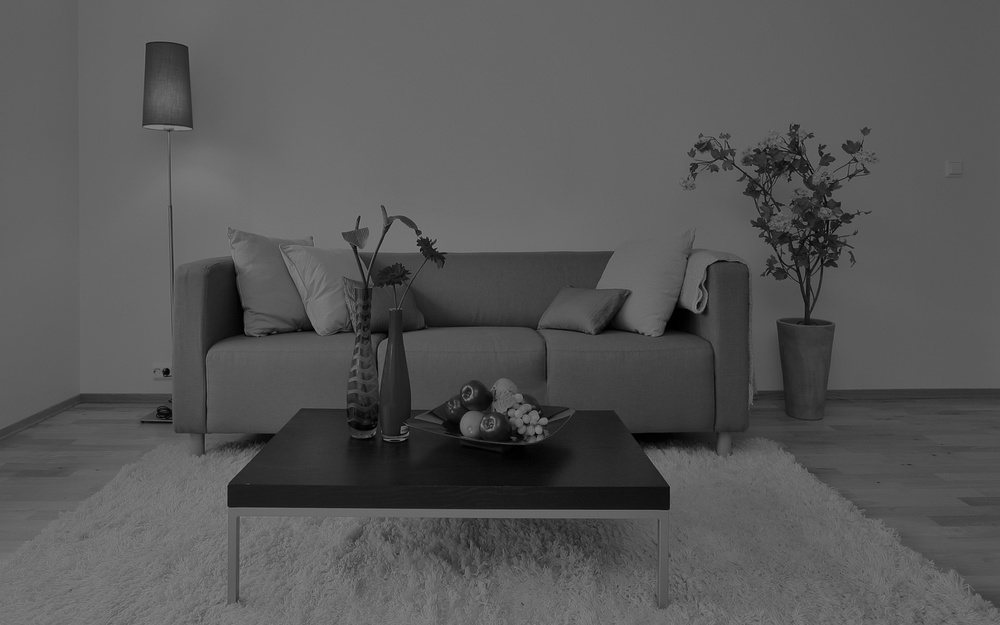
#> input picture 7_2.jpg, 1000 x 625 px, shrunk from 1920 x 1200 before the run
$ python tp1.py
#> lines starting #> are read from the running program, lines starting #| are printed output that depends on the picture
import cv2
import numpy as np


#img2 = cv2.imread("image1.jpg", cv2.IMREAD_GRAYSCALE)
img2 = cv2.imread("7_2.jpg", cv2.IMREAD_GRAYSCALE)
#> img2 is the input picture: shape (625, 1000); min 0, max 141, mean 86.9
if img2 is None:
    print("Erreur de chargement")
    exit(0)

#image en couleur=> 3D (h,w,c)
#image niv degre=> 2D  (h,w)

h, w = img2.shape
#> h = 625; w = 1000
print(h,w, img2[10, 10])
#| 625 1000 95

#img = np.zeros(img2.shape, np.uint8)

imgResult = np.zeros(img2.shape, img2.dtype)
#img[100:300, 100:300] = 128

print(img2.dtype)
#| uint8
#cv2.imshow("image1",imgResult)
#cv2.imshow("image2",img2)


for y in range(img2.shape[0]):
    for x in range(img2.shape[1]):
        imgResult[y,x] = 255- img2[y,x]
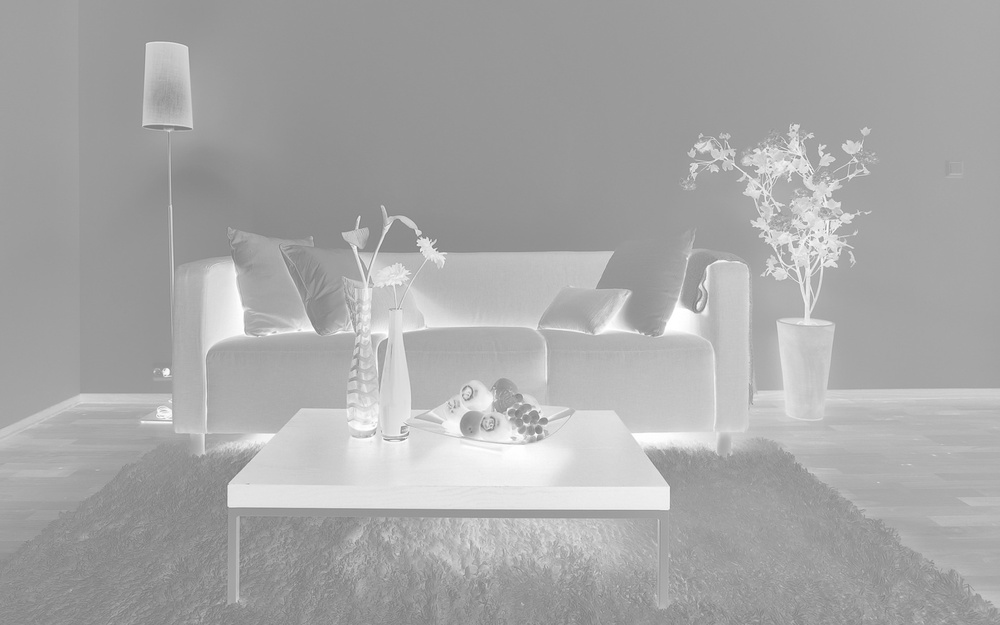
#> imgResult: shape (625, 1000); min 114, max 255, mean 168.1


cv2.imshow("image1",imgResult)
cv2.waitKey(0)
cv2.destroyAllWindows()

$ run again, with jardin.jpg copied over 7_2.jpg
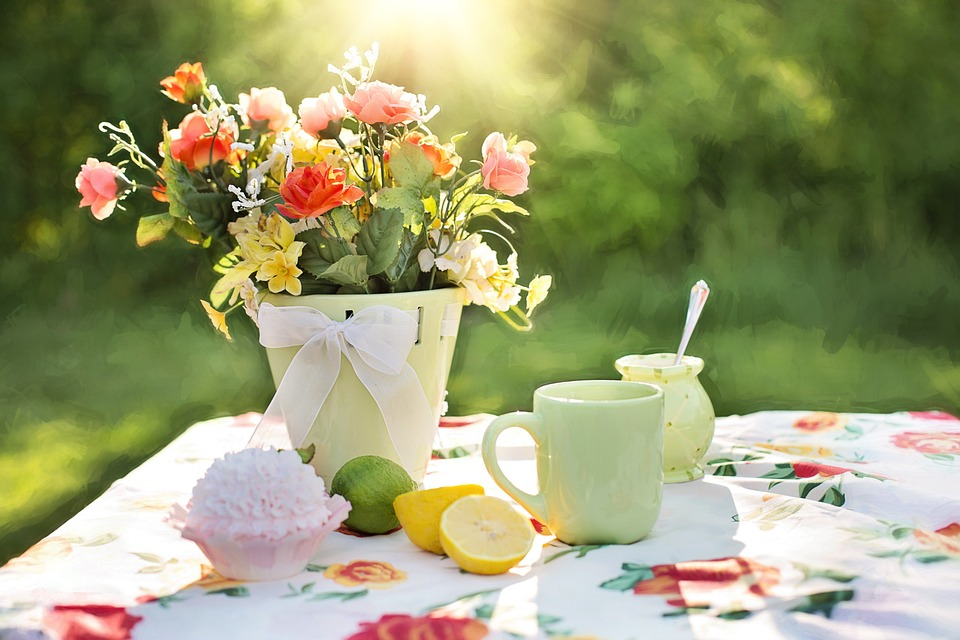
#> input picture jardin.jpg, 960 x 640 px
#> `img2 = cv2.imread("7_2.jpg", cv2.IMREAD_GRAYSCALE)`:
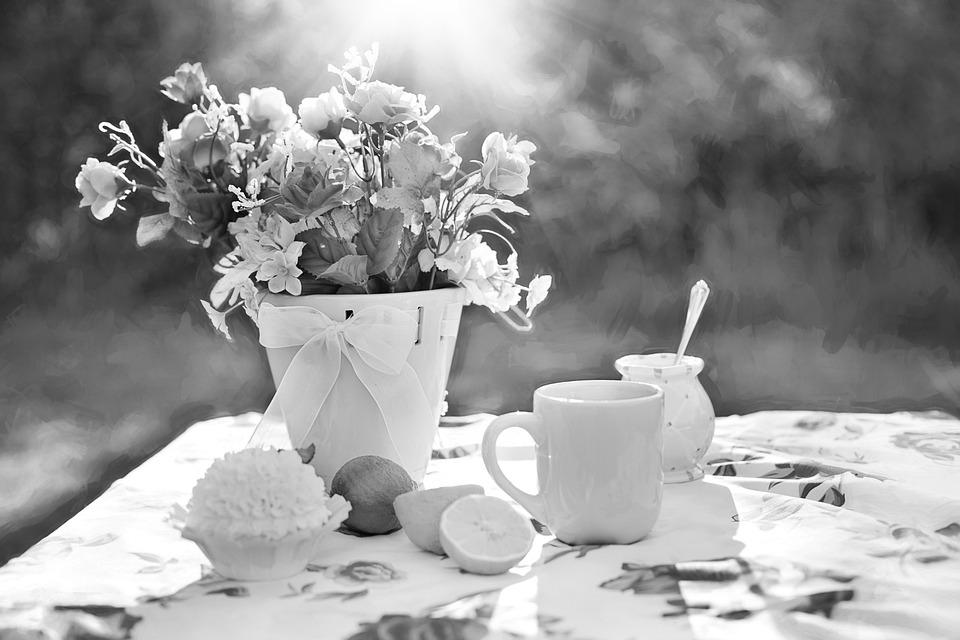
#> img2: shape (640, 960); min 0, max 255, mean 150.5
#| 640 960 46
#| uint8
#> after the loop `for y in range(img2.shape[0]):`:
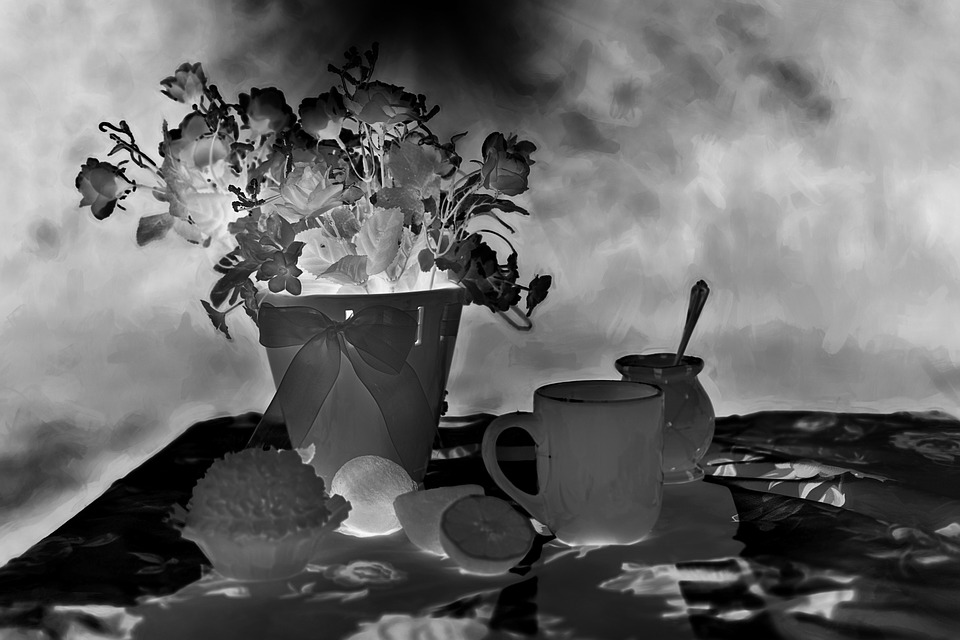
#> imgResult: shape (640, 960); min 0, max 255, mean 104.5

$ run again, with un.jpg copied over 7_2.jpg
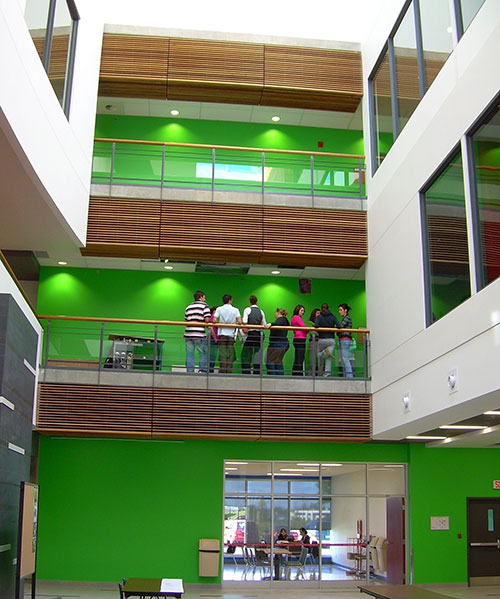
#> input picture un.jpg, 500 x 599 px
#> `img2 = cv2.imread("7_2.jpg", cv2.IMREAD_GRAYSCALE)`:
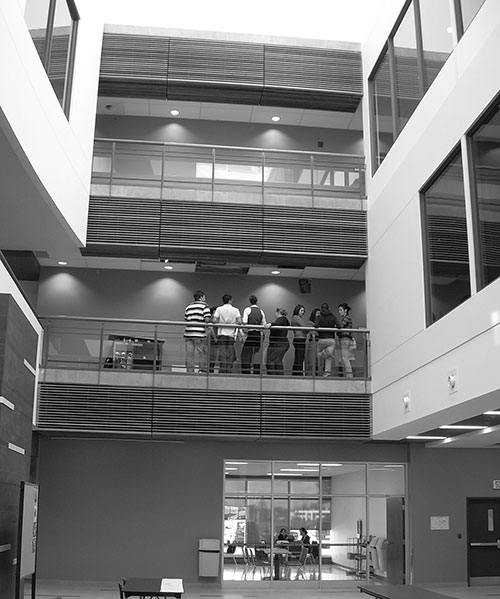
#> img2: shape (599, 500); min 0, max 255, mean 125.2
#| 599 500 249
#| uint8
#> after the loop `for y in range(img2.shape[0]):`:
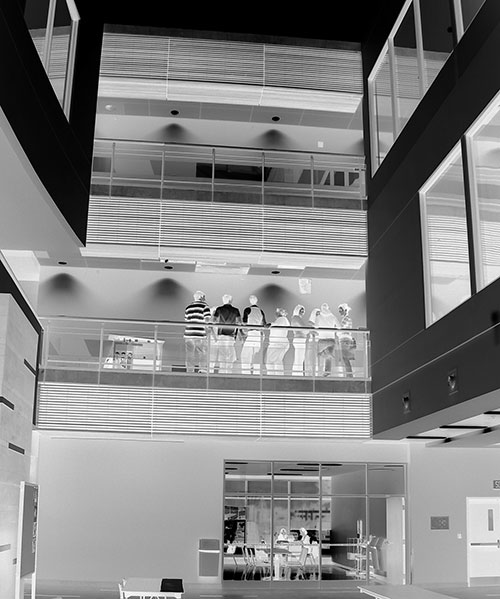
#> imgResult: shape (599, 500); min 0, max 255, mean 129.8
